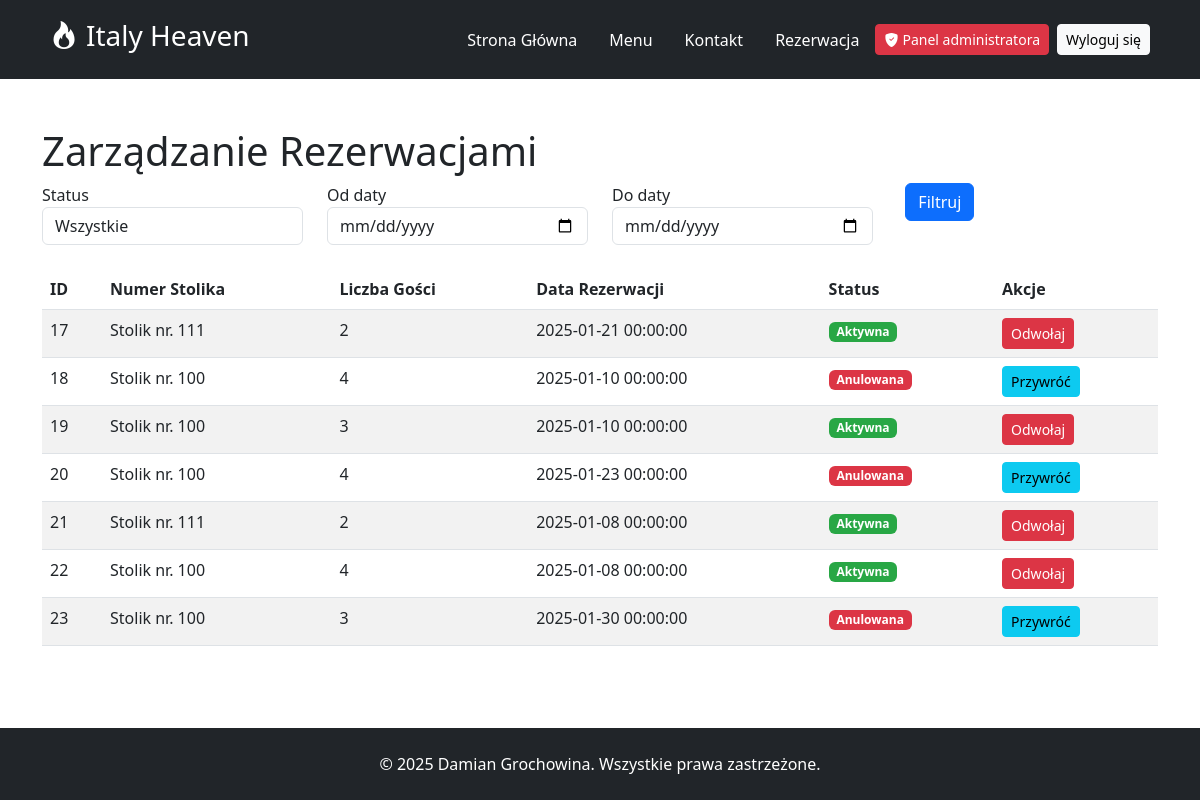
/admin/reservations (signed in), run on an earlier commit of the app's database.
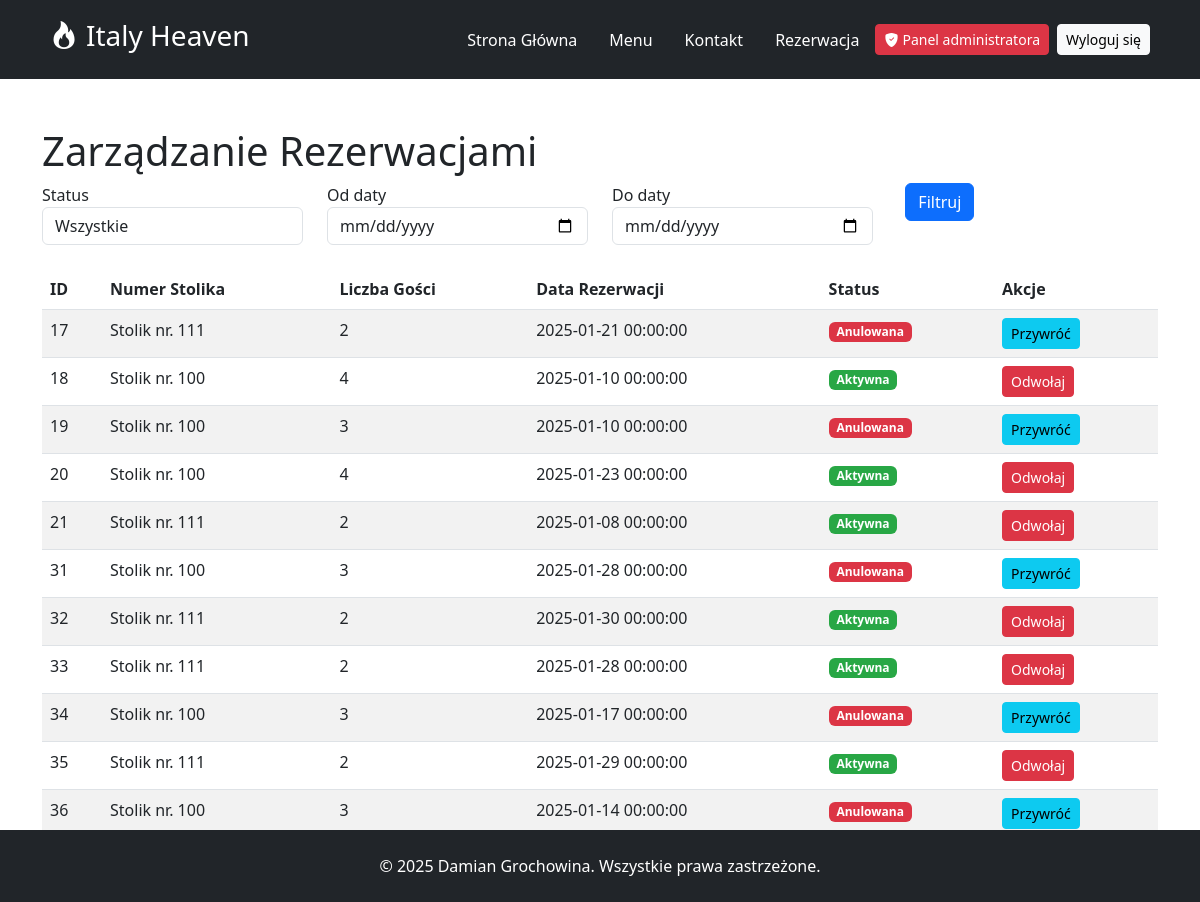
And on a later commit of the database.
### tables this page shows
CREATE TABLE `reservations` (
  `id` int(11) NOT NULL,
  `user_id` int(11) DEFAULT NULL,
  `table_id` int(11) DEFAULT NULL,
  `reservation_date` datetime DEFAULT NULL,
  `guests` int(11) DEFAULT NULL,
  `cancelled` tinyint(1) NOT NULL DEFAULT 0
);

CREATE TABLE `tables` (
  `id` int(11) NOT NULL,
  `table_number` int(11) DEFAULT NULL,
  `seats` int(11) DEFAULT NULL
);

### Controllers/AdminController.php (called while the page is built, shortened)
<?php
require_once '../models/Reservation.php';
require_once '../config/db.php';
class AdminController
{
    public function manageReservations()
    {
        global $pdo;
        $filters = [
            'status' => $_GET['status'] ?? null,
            'date_from' => $_GET['date_from'] ?? null,
            'date_to' => $_GET['date_to'] ?? null,
        ];
        $reservations = Reservation::getReservationsWithFilters($pdo, $filters);
        include '../views/admin_reservation.php';
    }
}

### Models/Reservation.php (called while the page is built, shortened)
<?php
class Reservation
{
    public static function getReservationsWithFilters($pdo, $filters)
    {
        $query = "SELECT r.id, r.table_id, r.user_id, r.guests, r.reservation_date, r.cancelled,
                         t.table_number, u.username
                  FROM reservations r
                  JOIN tables t ON r.table_id = t.id
                  JOIN users u ON r.user_id = u.id
                  WHERE 1=1";
        $stmt = $pdo->prepare($query);
        $stmt->execute();
        return $stmt->fetchAll(PDO::FETCH_ASSOC);
    }
}

### Views/admin_reservation.php (the view, shortened to what this page needs)
<?php
include './layout/header.php';
?>
<div class="container mt-5">
    <h1>Zarządzanie Rezerwacjami</h1>
    <form method="GET" class="mb-4">
        <div class="row">
            <div class="col-md-3">
                <label for="status">Status</label>
                <select id="status" name="status" class="form-control">
                    <option value="">Wszystkie</option>
                </select>
            </div>
            <div class="col-md-3">
                <label for="date_from">Od daty</label>
                <input type="date" id="date_from" name="date_from" class="form-control" value="<?= $_GET['date_from'] ?? '' ?>">
            </div>
            <div class="col-md-3">
                <label for="date_to">Do daty</label>
                <input type="date" id="date_to" name="date_to" class="form-control" value="<?= $_GET['date_to'] ?? '' ?>">
            </div>
            <div class="col-md-3">
                <label>&nbsp;</label>
                <button type="submit" class="btn btn-primary btn-block">Filtruj</button>
            </div>
        </div>
    </form>
    <table class="table table-striped">
        <thead>
            <tr>
                <th>ID</th>
                <th>Numer Stolika</th>
                <th>Liczba Gości</th>
                <th>Data Rezerwacji</th>
                <th>Status</th>
                <th>Akcje</th>
            </tr>
        </thead>
        <tbody>
            <?php foreach ($reservations as $reservation): ?>
                <tr>
                    <td><?php echo $reservation['id']; ?></td>
                    <td>Stolik nr. <?php echo $reservation['table_number']; ?></td>
                    <td><?php echo $reservation['guests']; ?></td>
                    <td><?php echo $reservation['reservation_date']; ?></td>
                    <td>
                        <?php if ($reservation['cancelled']): ?>
                            <span class="badge" style="background-color: #dc3545; color: white;">Anulowana</span>
                        <?php else: ?>
                            <span class="badge" style="background-color: #28a745; color: white;">Aktywna</span>
                        <?php endif; ?>
                    </td>
                    <td>
                        <?php if (!$reservation['cancelled']): ?>
                            <button class="btn btn-danger btn-sm cancel-reservation" data-reservation-id="<?php echo $reservation['id']; ?>" data-bs-toggle="modal" data-bs-target="#cancelModal">
                                Odwołaj
                            </button>
                        <?php else: ?>
                            <button class="btn btn-info btn-sm restore-reservation" data-reservation-id="<?php echo $reservation['id']; ?>" data-bs-toggle="modal" data-bs-target="#restoreModal">
                                Przywróć
                            </button>
                        <?php endif; ?>
                    </td>
                </tr>
            <?php endforeach; ?>
        </tbody>
    </table>
</div>
<?php include './layout/footer.php'; ?>

### public/index.php (shortened to what this page needs)
<?php
require_once '../controllers/KelnerController.php';
require_once '../controllers/AdminController.php';
$authController = new AuthController();
$reservationController = new ReservationController();
$kelnerController = new KelnerController();
$adminController = new AdminController();
$menuController = new MenuController();
$uri = $_SERVER['REQUEST_URI'];
$method = $_SERVER['REQUEST_METHOD'];
$uri = str_replace('/public', '', $uri);
if ($uri == '/loginSubmit' && $method == 'POST') {
    $authController->login();
} elseif ($uri == '/registerSubmit' && $method == 'POST') {
    $authController->register();
} elseif ($uri == '/login' && $method == 'GET') {
    include '../views/login.php';
} elseif ($uri == '/register' && $method == 'GET') {
    include '../views/register.php';
} elseif ($uri == '/logout') {
    $authController->logout();
} elseif ($uri == '/kontakt' && $method == 'GET') {
    include '../views/contact.php';
} elseif ($uri == '/menu' && $method == 'GET') {
    $menuController->showMenu();
} elseif ($uri == '/menu' && $method == 'POST') {
    $menuController->actionMenu();
} elseif ($uri == '/rezerwuj' && $method == 'GET') {
    $reservationController->showReservationForm();
} elseif (strpos($uri, '/available-tables') !== false && $method == 'GET') {
    if (isset($_GET['reservation_date'])) {
        $reservationController->getAvailableTables();
    } else {
        echo "Brak daty rezerwacji w zapytaniu.";
    }
} elseif ($uri == '/rezerwuj' && $method == 'POST') {
    $reservationController->createReservation();
} elseif (strpos($uri, '/cancel-reservation') !== false && $_SERVER['REQUEST_METHOD'] === 'POST') {
    $reservationController->cancelReservation();
    exit;
} elseif (strpos($uri, '/restore-reservation') !== false && $_SERVER['REQUEST_METHOD'] === 'POST') {
    $reservationController->restoreReservation();
    exit;
} elseif ($_SERVER['REQUEST_URI'] == '/kelner') {
    $kelnerController->showKelnerPanel();
} elseif (strpos($uri, '/kelner') !== false && $_SERVER['REQUEST_METHOD'] === 'GET') {
    $kelnerController->showKelnerPanel();
} elseif ($_SERVER['REQUEST_URI'] == '/admin' && $_SERVER['REQUEST_METHOD'] == 'GET') {
    $adminController->showAdminDashboard();
} elseif (strpos($uri, '/admin/reservations') !== false && $_SERVER['REQUEST_METHOD'] == 'GET') {
    $adminController->manageReservations();
} elseif ($_SERVER['REQUEST_URI'] == '/admin/menu' && $_SERVER['REQUEST_METHOD'] == 'GET') {
    $adminController->manageMenu();
} elseif (strpos($uri, '/admin/menu/add') !== false && $_SERVER['REQUEST_METHOD'] == 'GET') {
    $adminController->addMenuItem();
} elseif (strpos($uri, '/admin/menu/add') !== false && $_SERVER['REQUEST_METHOD'] == 'POST') {
    $adminController->addMenuItem();
} elseif (strpos($uri, '/admin/menu/edit') !== false && $_SERVER['REQUEST_METHOD'] == 'GET') {
    $adminController->editMenuItem();
} elseif (strpos($uri, '/admin/menu/edit') !== false && $_SERVER['REQUEST_METHOD'] == 'POST') {
    $adminController->editMenuItem();
} elseif (strpos($uri, '/admin/menu/delete') !== false && $_SERVER['REQUEST_METHOD'] == 'GET') {
    $adminController->deleteMenuItem();
} elseif (strpos($uri, '/admin/statistics') !== false && $_SERVER['REQUEST_METHOD'] == 'GET') {
    $adminController->showStatistics();
} else {
    include '../views/index.php';
}

### public/layout/header.php (shortened to what this page needs)
<!DOCTYPE html>
<html lang="pl">
<head>
    <link href="https://cdn.jsdelivr.net/npm/bootstrap@5.3.0-alpha1/dist/css/bootstrap.min.css" rel="stylesheet">
    <link rel="stylesheet" href="https://cdn.jsdelivr.net/npm/bootstrap-icons@1.11.3/font/bootstrap-icons.min.css">
    <link rel="stylesheet" href="style.css">
</head>
<body>
    <header class="bg-dark text-white p-3 my-0">
        <div class="container d-flex justify-content-between align-items-center">
            <h1 class="h3"><i class="bi bi-fire mx-2"></i>Italy Heaven</h1>
            <nav class="d-flex align-items-center">
                <a href="/" class="text-white text-decoration-none mx-3">Strona Główna</a>
                <a href="/menu" class="text-white text-decoration-none mx-3">Menu</a>
                <a href="/kontakt" class="text-white text-decoration-none mx-3">Kontakt</a>
                <?php if (isset($_SESSION['user_id'])): ?>
                    <a href="/rezerwuj" class="text-white text-decoration-none mx-3">Rezerwacja</a>
                    <?php if ($_SESSION['role'] === 'admin') {
                        echo '<a href="/admin" class="btn btn-danger my-2 btn-sm"><i class="bi bi-shield-fill-check"></i><span class="ms-1">Panel administratora</span></a>';
                    } elseif ($_SESSION['role'] === 'kelner') {
                        echo '<a href="/kelner" class="btn btn-warning my-2 btn-sm"><i class="bi bi-shield-fill-check"></i><span class="ms-1">Panel kelnera</span></a>';
                    }
                    ?>
                    <a href="/logout" class="btn mx-2 btn-light btn-sm">Wyloguj się</a>
                <?php else: ?>
                    <a href="/login" class="btn btn-light btn-sm">Zaloguj się</a>
                    <span class="px-2"> / </span>
                    <a href="/register" class="btn btn-light-2 btn-sm">Zarejestruj się</a>
                <?php endif; ?>
            </nav>
        </div>
    </header>
    <div class="container-fluid p-0">

### public/layout/footer.php (shortened to what this page needs)
</div>
<footer class="footer bg-dark text-white py-4 fixed-bottom">
    <div class="container text-center">
        <p>&copy; 2025 Damian Grochowina. Wszystkie prawa zastrzeżone.</p>
    </div>
</footer>
</body>
</html>

### public/style.css (style rules this page uses)
header, .container-fluid { margin: 0; padding: 0; }
.container-fluid { margin-top: 0; }
.footer { background-color: #212529; }
.footer p { margin: 0; }

What changed in the data, as far as the page shows it:
removed reservations: id "22", table.table_number "100", guests "4", reservation_date "2025-01-08 00:00:00", cancelled "Aktywna"
removed reservations: id "23", table.table_number "100", guests "3", reservation_date "2025-01-30 00:00:00", cancelled "Anulowana"
changed reservations id 17: cancelled "Aktywna Odwołaj" → "Anulowana Przywróć"
changed reservations id 18: cancelled "Anulowana Przywróć" → "Aktywna Odwołaj"
changed reservations id 19: cancelled "Aktywna Odwołaj" → "Anulowana Przywróć"
changed reservations id 20: cancelled "Anulowana Przywróć" → "Aktywna Odwołaj"
added reservations: id "31", table.table_number "100", guests "3", reservation_date "2025-01-28 00:00:00", cancelled "Anulowana"
added reservations: id "32", table.table_number "111", guests "2", reservation_date "2025-01-30 00:00:00", cancelled "Aktywna"
added reservations: id "33", table.table_number "111", guests "2", reservation_date "2025-01-28 00:00:00", cancelled "Aktywna"
added reservations: id "34", table.table_number "100", guests "3", reservation_date "2025-01-17 00:00:00", cancelled "Anulowana"
added reservations: id "35", table.table_number "111", guests "2", reservation_date "2025-01-29 00:00:00", cancelled "Aktywna"
added reservations: id "36", table.table_number "100", guests "3", reservation_date "2025-01-14 00:00:00", cancelled "Anulowana"
